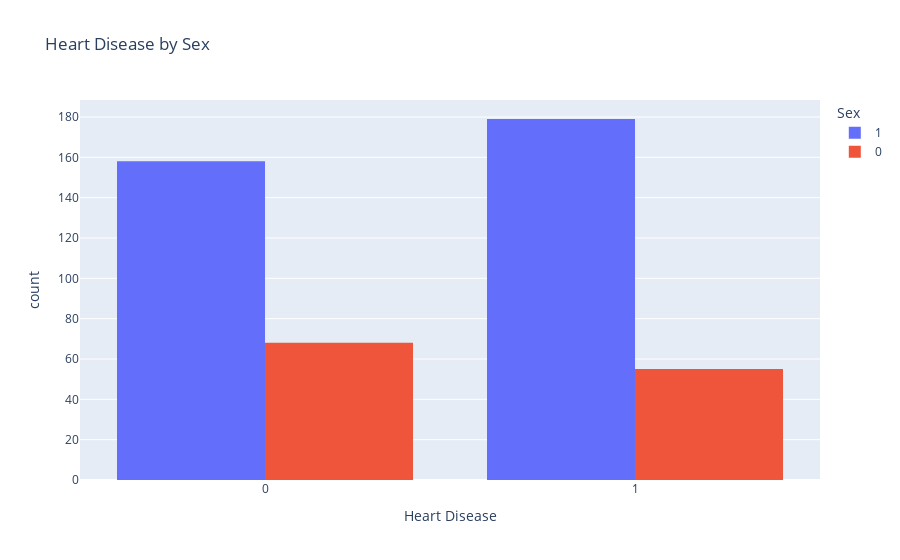

Notebook source saved alongside this figure:
### Code cell
#histogram correlation

fig=px.histogram(df, 
                 x="Heart Disease",
                 color="Sex",
                 hover_data=df.columns,
                 title="Heart Disease by Sex",
                 barmode="group")
fig.show()

### Figure 1 — Plotly figure (JSON) as saved in the notebook; plotly's stock layout.template omitted (floating-point values rounded to 4 significant figures; data arrays with more than 128 entries replaced by an {"elided": "..."} marker saying what was removed)
{"data": [{"alignmentgroup": "True", "bingroup": "x", "hovertemplate": "Sex=1<br>Heart Disease=%{x}<br>count=%{y}<extra></extra>", "legendgroup": "1", "marker": {"color": "#636efa", "pattern": {"shape": ""}}, "name": "1", "offsetgroup": "1", "orientation": "v", "showlegend": true, "type": "histogram", "x": {"elided": "337 int values"}, "xaxis": "x", "yaxis": "y"}, {"alignmentgroup": "True", "bingroup": "x", "hovertemplate": "Sex=0<br>Heart Disease=%{x}<br>count=%{y}<extra></extra>", "legendgroup": "0", "marker": {"color": "#EF553B", "pattern": {"shape": ""}}, "name": "0", "offsetgroup": "0", "orientation": "v", "showlegend": true, "type": "histogram", "x": [0, 0, 0, 0, 0, 0, 0, 0, 0, 0, 0, 0, 0, 0, 0, 0, 0, 0, 0, 0, 0, 0, 0, 0, 0, 0, 0, 0, 0, 0, 0, 0, 0, 0, 0, 0, 0, 0, 0, 0, 0, 0, 0, 0, 0, 0, 0, 0, 0, 0, 0, 0, 0, 1, 1, 1, 1, 1, 1, 1, 1, 1, 1, 1, 1, 1, 1, 1, 1, 1, 1, 1, 1, 1, 1, 1, 1, 1, 1, 1, 1, 1, 1, 1, 1, 1, 1, 1, 1, 1, 1, 1, 1, 1, 1, 1, 0, 0, 0, 0, 0, 0, 0, 0, 0, 0, 0, 0, 0, 0, 1, 1, 1, 1, 1, 1, 1, 1, 1, 1, 1, 1, 0], "xaxis": "x", "yaxis": "y"}], "layout": {"barmode": "group", "legend": {"title": {"text": "Sex"}, "tracegroupgap": 0}, "title": {"text": "Heart Disease by Sex"}, "xaxis": {"anchor": "y", "domain": [0, 1], "title": {"text": "Heart Disease"}}, "yaxis": {"anchor": "x", "domain": [0, 1], "title": {"text": "count"}}}}
